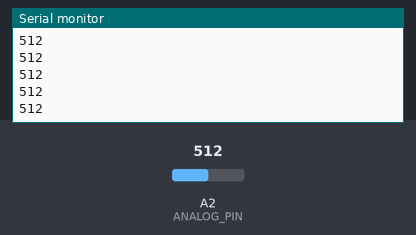
A sketch run on a simulated Arduino Uno, built with avr-gcc and run on an emulated ATmega328P. On the bench: the last lines printed to the serial monitor. The inputs (shaded band) are chosen by the test bench; at power-on: A2 (ANALOG_PIN) = 512.

Above: at 1.2 s.
1.3 s: A2 (ANALOG_PIN) set to 716
At 1.8 s:
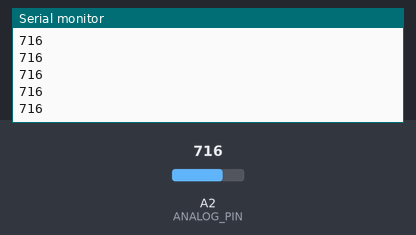
2.8 s: A2 (ANALOG_PIN) set to 900
At 3.6 s:
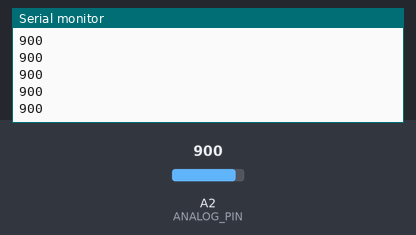
Timing chart, 0 to 5.8 s (numbered marks = the images above; inputs shaded):
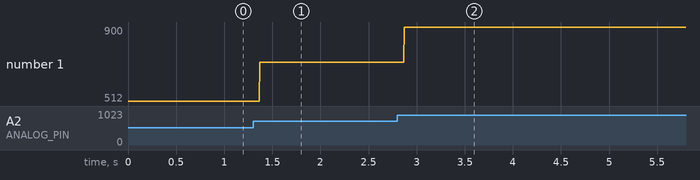

The sketch:

arduinoADC.ino
```cpp
// ref: https://www.arduino.cc/en/Reference/analogRead
// ref: http://www.egr.msu.edu/classes/ece480/capstone/spring14/group01/docs/appnote/Wirsing-SendingAndReceivingDataViaBluetoothWithAnAndroidDevice.pdf
// ref: http://blog.cavedu.com/programming-language/appinventor/%E9%9B%99a%E8%A8%88%E5%8A%83-part1%EF%BC%9Aapp-inventor-%E7%B6%93%E7%94%B1%E8%97%8D%E7%89%99%E6%8E%A7%E5%88%B6-arduino-led-%E4%BA%AE%E6%BB%85/
// ref: https://wingoodharry.wordpress.com/2014/03/15/simple-android-to-arduino-via-bluetooth-serial-part-2/

#include <SoftwareSerial.h>
#include <Wire.h>

const int RX_PIN = 10; // 10
const int TX_PIN = 11; // 11
SoftwareSerial I2CBT(RX_PIN, TX_PIN);

const int ANALOG_PIN = A2;     // potentiometer wiper (middle terminal) connected to analog pin 0
                              // outside leads to ground and +5V
int val = 0;                  // variable to store the value read

void setup()

{
  Serial.begin(9600);          //  setup serial
  I2CBT.begin(38400); // bluetooth baud rate
}


unsigned long time;

void loop()
{
    val = analogRead(ANALOG_PIN);    // read the input pin

    time=micros();
    //Serial.print("Current time: ");
    //Serial.println(time);
  //  Current time: 5336596 - 5309556 = 27040
  //  1000 * (1 / 27040) = 37hz
    byte pack[2];
    pack[0] = val/128;
    pack[1] = val%128;
    String str = (String)val;
    I2CBT.write(pack[0]);
    I2CBT.write(pack[1]);
    //Serial.println(pack[0]);
    //Serial.println(pack[1]);
    Serial.println(val);
}
```

Measured:
- after the input at 1.3 s, the serial monitor: prints a new line after 0.07 s (image 1)
- after the input at 2.8 s, the serial monitor: prints a new line after 0.07 s (image 2)
- plotted number 1: 512 → 716 after the input at 1.3 s, 716 → 900 after the input at 2.8 s
